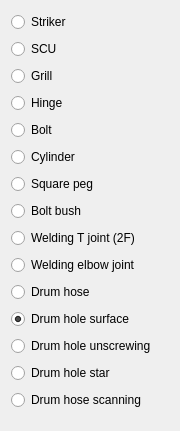
    <widget class="QWidget" name="layoutWidget_27">
     <property name="geometry">
      <rect>
       <x>290</x>
       <y>110</y>
       <width>180</width>
       <height>431</height>
      </rect>
     </property>
     <layout class="QVBoxLayout" name="verticalLayout_56">
      <item>
       <widget class="QRadioButton" name="radioButton_graspingUI_object_1">
        <property name="text">
         <string>Striker</string>
        </property>
        <property name="checked">
         <bool>false</bool>
        </property>
        <property name="autoExclusive">
         <bool>true</bool>
        </property>
       </widget>
      </item>
      <item>
       <widget class="QRadioButton" name="radioButton_graspingUI_object_2">
        <property name="text">
         <string>SCU</string>
        </property>
        <property name="checked">
         <bool>false</bool>
        </property>
        <property name="autoExclusive">
         <bool>true</bool>
        </property>
       </widget>
      </item>
      <item>
       <widget class="QRadioButton" name="radioButton_graspingUI_object_3">
        <property name="enabled">
         <bool>true</bool>
        </property>
        <property name="text">
         <string>Grill</string>
        </property>
        <property name="checked">
         <bool>false</bool>
        </property>
        <property name="autoExclusive">
         <bool>true</bool>
        </property>
       </widget>
      </item>
      <item>
       <widget class="QRadioButton" name="radioButton_graspingUI_object_4">
        <property name="text">
         <string>Hinge</string>
        </property>
        <property name="checked">
         <bool>false</bool>
        </property>
        <property name="autoExclusive">
         <bool>true</bool>
        </property>
       </widget>
      </item>
      <item>
       <widget class="QRadioButton" name="radioButton_graspingUI_object_5">
        <property name="text">
         <string>Bolt</string>
        </property>
        <property name="checked">
         <bool>false</bool>
        </property>
        <property name="autoExclusive">
         <bool>true</bool>
        </property>
       </widget>
      </item>
      <item>
       <widget class="QRadioButton" name="radioButton_graspingUI_object_6">
        <property name="text">
         <string>Cylinder</string>
        </property>
        <property name="checked">
         <bool>false</bool>
        </property>
        <property name="autoExclusive">
         <bool>true</bool>
        </property>
       </widget>
      </item>
      <item>
       <widget class="QRadioButton" name="radioButton_graspingUI_object_7">
        <property name="text">
         <string>Square peg</string>
        </property>
        <property name="checked">
         <bool>false</bool>
        </property>
        <property name="autoExclusive">
         <bool>true</bool>
        </property>
       </widget>
      </item>
      <item>
       <widget class="QRadioButton" name="radioButton_graspingUI_object_8">
        <property name="text">
         <string>Bolt bush</string>
        </property>
        <property name="checked">
         <bool>false</bool>
        </property>
        <property name="autoExclusive">
         <bool>true</bool>
        </property>
       </widget>
      </item>
      <item>
       <widget class="QRadioButton" name="radioButton_graspingUI_object_9">
        <property name="text">
         <string>Welding T joint (2F)</string>
        </property>
        <property name="checked">
         <bool>false</bool>
        </property>
        <property name="autoExclusive">
         <bool>true</bool>
        </property>
       </widget>
      </item>
      <item>
       <widget class="QRadioButton" name="radioButton_graspingUI_object_10">
        <property name="text">
         <string>Welding elbow joint</string>
        </property>
        <property name="checked">
         <bool>false</bool>
        </property>
        <property name="autoExclusive">
         <bool>true</bool>
        </property>
       </widget>
      </item>
      <item>
       <widget class="QRadioButton" name="radioButton_graspingUI_object_11">
        <property name="text">
         <string>Drum hose</string>
        </property>
        <property name="checked">
         <bool>false</bool>
        </property>
        <property name="autoExclusive">
         <bool>true</bool>
        </property>
       </widget>
      </item>
      <item>
       <widget class="QRadioButton" name="radioButton_graspingUI_object_12">
        <property name="text">
         <string>Drum hole surface</string>
        </property>
        <property name="checked">
         <bool>true</bool>
        </property>
        <property name="autoExclusive">
         <bool>true</bool>
        </property>
       </widget>
      </item>
      <item>
       <widget class="QRadioButton" name="radioButton_graspingUI_object_13">
        <property name="text">
         <string>Drum hole unscrewing</string>
        </property>
        <property name="checked">
         <bool>false</bool>
        </property>
        <property name="autoExclusive">
         <bool>true</bool>
        </property>
       </widget>
      </item>
      <item>
       <widget class="QRadioButton" name="radioButton_graspingUI_object_14">
        <property name="text">
         <string>Drum hole star</string>
        </property>
        <property name="checked">
         <bool>false</bool>
        </property>
        <property name="autoExclusive">
         <bool>true</bool>
        </property>
       </widget>
      </item>
      <item>
       <widget class="QRadioButton" name="radioButton_graspingUI_object_15">
        <property name="text">
         <string>Drum hose scanning</string>
        </property>
        <property name="checked">
         <bool>false</bool>
        </property>
        <property name="autoExclusive">
         <bool>true</bool>
        </property>
       </widget>
      </item>
     </layout>
    </widget>
